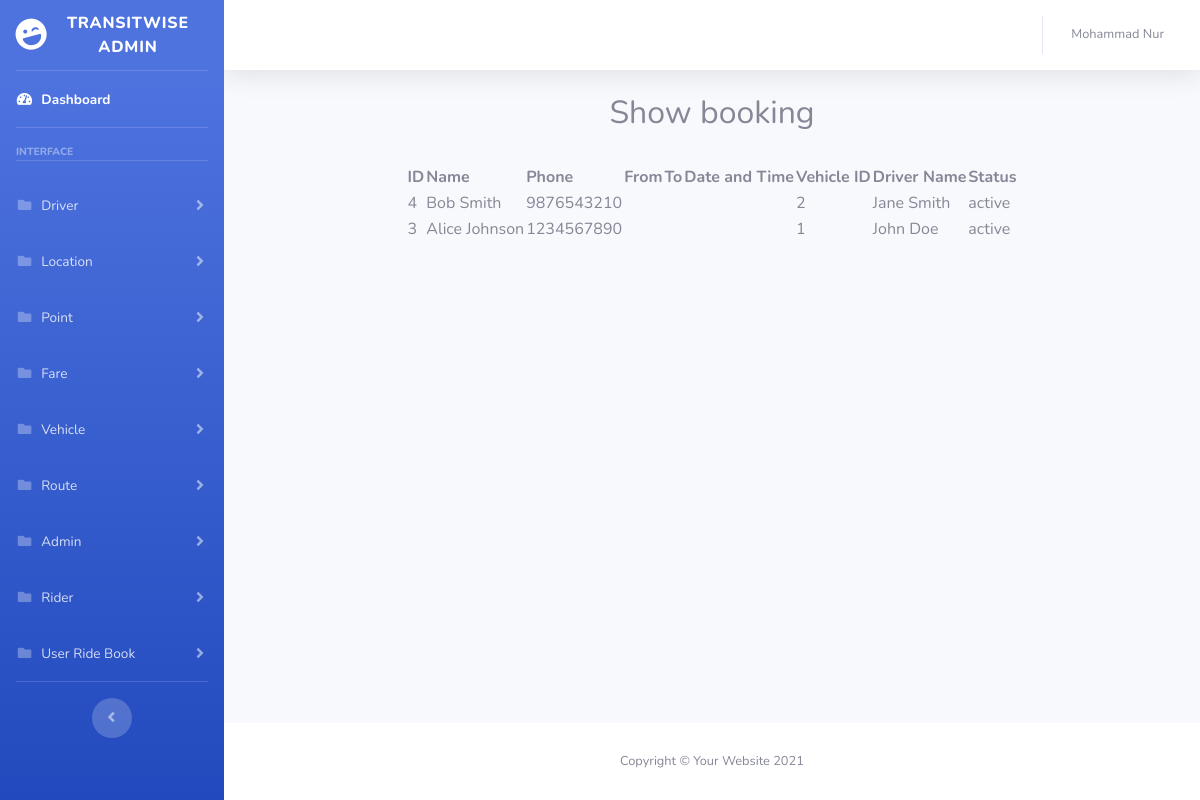
Page /admin/show_booking.php (signed in) on the earlier database version.
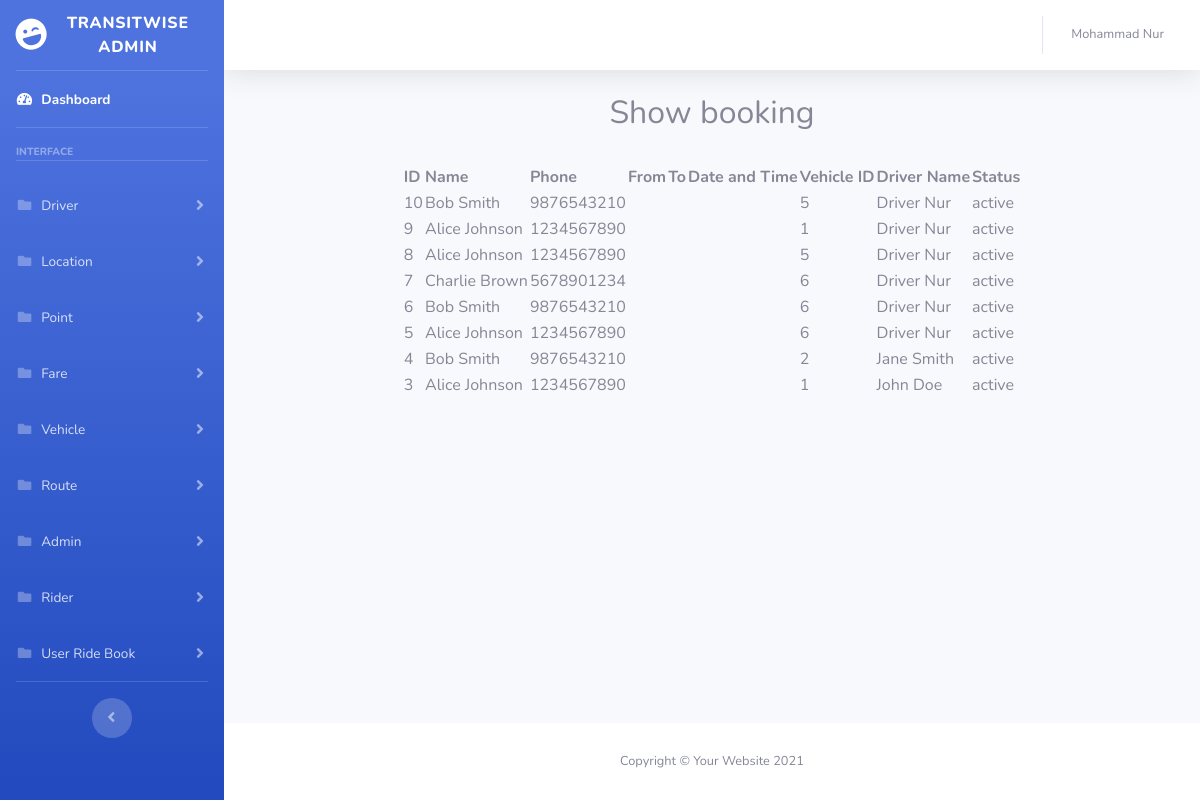
Same page on the later database version.
### tables this page shows
CREATE TABLE `userRideBook` (
  `id` int(11) NOT NULL AUTO_INCREMENT,
  `rideBookID` int(11) NOT NULL,
  `riderID` int(11) NOT NULL,
  `pickUpId` int(11) NOT NULL,
  `dropId` int(11) NOT NULL,
  `created_at` timestamp NULL DEFAULT NULL,
  PRIMARY KEY (`id`),
  KEY `rideBookID` (`rideBookID`),
  KEY `riderID` (`riderID`),
  KEY `userRideBook` (`pickUpId`),
  KEY `dropUp` (`dropId`),
  CONSTRAINT `dropUp` FOREIGN KEY (`dropId`) REFERENCES `subLocation` (`id`),
  CONSTRAINT `userRideBook` FOREIGN KEY (`pickUpId`) REFERENCES `subLocation` (`id`),
  CONSTRAINT `userridebook_ibfk_3` FOREIGN KEY (`rideBookID`) REFERENCES `Route` (`id`),
  CONSTRAINT `userridebook_ibfk_4` FOREIGN KEY (`riderID`) REFERENCES `rider` (`id`)
);

CREATE TABLE `rider` (
  `id` int(11) NOT NULL AUTO_INCREMENT,
  `name` varchar(255) NOT NULL,
  `username` varchar(255) NOT NULL,
  `email` varchar(255) NOT NULL,
  `phone` varchar(255) NOT NULL,
  `password` varchar(255) NOT NULL,
  `role` varchar(255) NOT NULL,
  `token` varchar(255) DEFAULT NULL,
  `status` varchar(255) NOT NULL DEFAULT 'active',
  `created_at` timestamp NULL DEFAULT NULL,
  PRIMARY KEY (`id`),
  UNIQUE KEY `username` (`username`),
  UNIQUE KEY `email` (`email`),
  UNIQUE KEY `phone` (`phone`)
);

CREATE TABLE `route` (
  `id` int(11) NOT NULL AUTO_INCREMENT,
  `driverID` int(11) NOT NULL,
  `vehicleID` int(11) NOT NULL,
  `locationId_From` int(11) NOT NULL,
  `locationId_To` int(11) NOT NULL,
  `Fare` int(11) NOT NULL,
  `StartJourneyTime` timestamp NOT NULL,
  `DepartureTime` timestamp NOT NULL,
  `driverPayment` int(11) NOT NULL,
  `createdbyID` int(11) NOT NULL,
  `created_at` timestamp NOT NULL,
  `status` int(2) NOT NULL DEFAULT 0,
  PRIMARY KEY (`id`),
  KEY `createdbyID` (`createdbyID`),
  CONSTRAINT `route_ibfk_1` FOREIGN KEY (`createdbyID`) REFERENCES `admin` (`id`)
);

CREATE TABLE `driver` (
  `id` int(11) NOT NULL AUTO_INCREMENT,
  `name` varchar(255) NOT NULL,
  `username` varchar(255) NOT NULL,
  `email` varchar(255) NOT NULL,
  `phone` varchar(255) NOT NULL,
  `password` varchar(255) NOT NULL,
  `role` varchar(255) NOT NULL,
  `token` varchar(255) DEFAULT NULL,
  `created_at` timestamp NULL DEFAULT NULL,
  PRIMARY KEY (`id`),
  UNIQUE KEY `username` (`username`),
  UNIQUE KEY `email` (`email`),
  UNIQUE KEY `phone` (`phone`)
);

### lib/Session.php (called while the page is built, shortened)
<?php
class Session
{
    public static function get($key)
    {
        return $_SESSION[$key] ?? FALSE;
    }
    public static function getName($role)
    {
        return Session::get($role)['name'];
    }
}

### lib/MainTable.php (called while the page is built, shortened)
<?php
abstract class MainTable
{
    protected  $table;
    public function readByid($id) {
        $sql ="SELECT * FROM ".$this->table." WHERE id =:id";
        $stmt =Database::prepare($sql);
        $stmt->bindParam(":id",$id);
        $stmt->execute();
        return $stmt->fetch();
    }
    public function readAll() {
        $sql ="SELECT * FROM ".$this->table." ORDER BY id DESC ";
        $stmt =Database::prepare($sql);
        $stmt->execute();
        return $stmt->fetchAll();
    }
}

### lib/Database.php (called while the page is built, shortened)
<?php
class Database {
    private static $pdo;
    public static function Connection(): PDO
    {
        if(!isset(self::$pdo)){
            try {
                self::$pdo = new PDO("mysql:host=".DB_HOST.";dbname=".DB_NAME,DB_USER,DB_PASS);
            } catch (PDOException $e) {
                echo "Connection fail...".$e->getMessage();
            }
        }
        return self::$pdo;
    }
    public static function prepare($sql): false|PDOStatement
    {
        return self::Connection()->prepare($sql);
    }
}

### admin/show_booking.php (the view)
<?php include_once "inc/header.php"; ?>
<?php
$rider = new RiderTable();
$location = new LocationTable();
$driver = new DriverTable();
$route = new RouteTable();
$booking = new UserRideBookTable();
$results = $booking->readAll();
?>
<center>
    <h2>Show booking</h2><br>
    <table>
        <tr>
            <th>ID</th>
            <th>Name </th>
            <th>Phone</th>
            <th>From</th>
            <th>To</th>
            <th>Date and Time</th>
            <th>Vehicle ID</th>
            <th>Driver Name</th>
            <th>Status</th>
        </tr>
        <?php foreach ($results as $row) { ?>
            <tr>
                <td><?php echo $row['id']; ?></td>
                <td><?php echo (($rider->readByid($row['riderID']))['name']); ?> </td>
                <td><?php echo (($rider->readByid($row['riderID']))['phone']); ?></td>
                <td><?php echo ($location->readByid((($route->readByid($row['rideBookID']))['LocationId_From'])))['name']; ?></td>
                <td><?php echo ($location->readByid((($route->readByid($row['rideBookID']))['LocationId_To'])))['name']; ?></td>
                <td><?php echo (($route->readByid($row['rideBookID']))['firstTime']); ?></td>
                <td><?php echo (($route->readByid($row['rideBookID']))['vehicleID']); ?></td>
                <td><?php echo ($driver->readByid((($route->readByid($row['rideBookID']))['driverID'])))['name'];
                    ?></td>
                <td>active</td>
            </tr>
        <?php } ?>
    </table>
</center>
<?php include_once "inc/footer.php"; ?>

### admin/inc/header.php (shortened to what this page needs)
<?php
require_once(realpath(dirname(__FILE__) . '/../../lib/Session.php'));
?>
<!DOCTYPE html>
<html lang="en">
<head>
    <link rel="stylesheet" href="//code.jquery.com/ui/1.13.2/themes/base/jquery-ui.css">
    <link href="vendor/fontawesome-free/css/all.min.css" rel="stylesheet" type="text/css">
    <link href="vendor/datatables/dataTables.bootstrap4.min.css" rel="stylesheet">
    <link href="css/sb-admin-2.min.css" rel="stylesheet">
</head>
<body id="page-top">
    <div id="wrapper">
        <?php include "sidebar.php"; ?>
        <div id="content-wrapper" class="d-flex flex-column">
            <div id="content">
                <nav class="navbar navbar-expand navbar-light bg-white topbar mb-4 static-top shadow">
                    <ul class="navbar-nav ml-auto">
                        <li class="nav-item dropdown no-arrow">
                            <a class="nav-link dropdown-toggle" href="#" id="userDropdown" role="button" data-toggle="dropdown" aria-haspopup="true" aria-expanded="false">
                                <span class="mr-2 d-none d-lg-inline text-gray-600 small"><?php echo Session::getName('admin') ?></span>
                            </a>
                        </li>
                    </ul>
                </nav>
                <div class="container-fluid">

### admin/inc/sidebar.php (shortened to what this page needs)
<ul class="navbar-nav bg-gradient-primary sidebar sidebar-dark accordion" id="accordionSidebar">
    <a class="sidebar-brand d-flex align-items-center justify-content-center" href="index.php">
        <div class="sidebar-brand-icon rotate-n-15">
            <i class="fas fa-laugh-wink"></i>
        </div>
        <div class="sidebar-brand-text mx-3">TransitWise Admin</div>
    </a>
    <hr class="sidebar-divider my-0">
    <li class="nav-item active">
        <a class="nav-link" href="index.php">
            <i class="fas fa-fw fa-tachometer-alt"></i>
            <span>Dashboard</span></a>
    </li>
    <hr class="sidebar-divider">
    <div class="sidebar-heading">
        Interface
    </div>
    <hr class="sidebar-divider">
    <li class="nav-item">
        <a class="nav-link collapsed" href="#" data-toggle="collapse" data-target="#collapseDriver" aria-expanded="true" aria-controls="collapseDriver">
            <i class="fas fa-fw fa-folder"></i>
            <span>Driver</span>
        </a>
    </li>
    <li class="nav-item">
        <a class="nav-link collapsed" href="#" data-toggle="collapse" data-target="#collapseLocation" aria-expanded="true" aria-controls="collapseLocation">
            <i class="fas fa-fw fa-folder"></i>
            <span>Location</span>
        </a>
    </li>
    <li class="nav-item">
        <a class="nav-link collapsed" href="#" data-toggle="collapse" data-target="#collapseSubLocation" aria-expanded="true" aria-controls="collapseSubLocation">
            <i class="fas fa-fw fa-folder"></i>
            <span>Point</span>
        </a>
    </li>
    <li class="nav-item">
        <a class="nav-link collapsed" href="#" data-toggle="collapse" data-target="#collapseFare" aria-expanded="true" aria-controls="collapseFare">
            <i class="fas fa-fw fa-folder"></i>
            <span>Fare</span>
        </a>
    </li>
    <li class="nav-item">
        <a class="nav-link collapsed" href="#" data-toggle="collapse" data-target="#collapseVehicle" aria-expanded="true" aria-controls="collapseVehicle">
            <i class="fas fa-fw fa-folder"></i>
            <span>Vehicle</span>
        </a>
    </li>
    <li class="nav-item">
        <a class="nav-link collapsed" href="#" data-toggle="collapse" data-target="#collapseRoute" aria-expanded="true" aria-controls="collapseRoute">
            <i class="fas fa-fw fa-folder"></i>
            <span>Route</span>
        </a>
    </li>
    <li class="nav-item">
        <a class="nav-link collapsed" href="#" data-toggle="collapse" data-target="#collapseAdmin" aria-expanded="true" aria-controls="collapseAdmin">
            <i class="fas fa-fw fa-folder"></i>
            <span>Admin</span>
        </a>
    </li>
    <li class="nav-item">
        <a class="nav-link collapsed" href="#" data-toggle="collapse" data-target="#collapseRider" aria-expanded="true" aria-controls="collapseRider">
            <i class="fas fa-fw fa-folder"></i>
            <span>Rider</span>
        </a>
    </li>
    <li class="nav-item">
        <a class="nav-link collapsed" href="#" data-toggle="collapse" data-target="#collapseUserRidingBooking" aria-expanded="true" aria-controls="collapseUserRidingBooking">
            <i class="fas fa-fw fa-folder"></i>
            <span>User Ride Book</span>
        </a>
    </li>
    <hr class="sidebar-divider d-none d-md-block">
    <div class="text-center d-none d-md-inline">
        <button class="rounded-circle border-0" id="sidebarToggle"></button>
    </div>
</ul>

### admin/inc/footer.php (shortened to what this page needs)
</div>
</div>
<footer class="sticky-footer bg-white">
    <div class="container my-auto">
        <div class="copyright text-center my-auto">
            <span>Copyright &copy; Your Website 2021</span>
        </div>
    </div>
</footer>
</div>
</div>
</body>
</html>

Differences in the rows shown:
added userridebook: id "10", riderID.name "Bob Smith", riderID.phone "9876543210", rideBookID.vehicleID "5", rideBookID.name "Driver Nur"
added userridebook: id "9", riderID.name "Alice Johnson", riderID.phone "1234567890", rideBookID.vehicleID "1", rideBookID.name "Driver Nur"
added userridebook: id "8", riderID.name "Alice Johnson", riderID.phone "1234567890", rideBookID.vehicleID "5", rideBookID.name "Driver Nur"
added userridebook: id "7", riderID.name "Charlie Brown", riderID.phone "5678901234", rideBookID.vehicleID "6", rideBookID.name "Driver Nur"
added userridebook: id "6", riderID.name "Bob Smith", riderID.phone "9876543210", rideBookID.vehicleID "6", rideBookID.name "Driver Nur"
added userridebook: id "5", riderID.name "Alice Johnson", riderID.phone "1234567890", rideBookID.vehicleID "6", rideBookID.name "Driver Nur"
